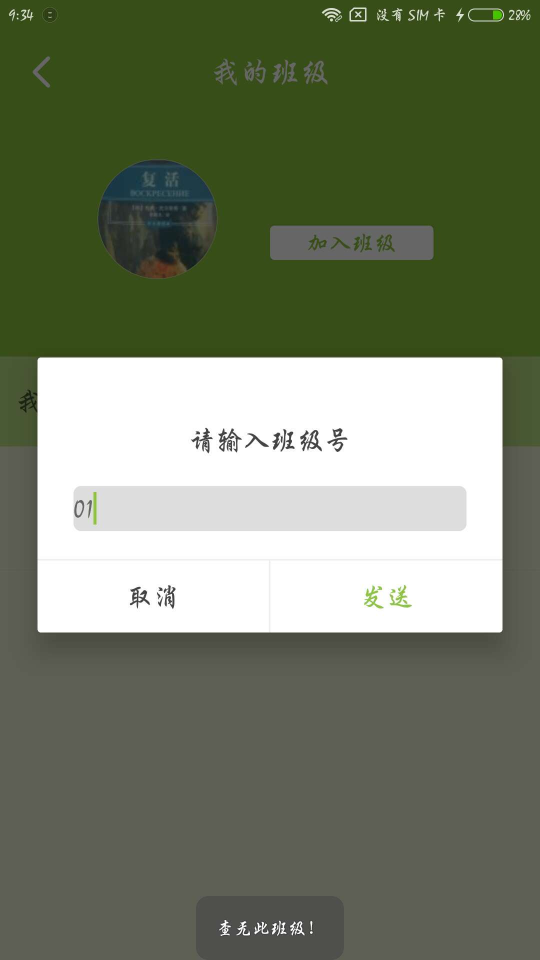
#> input picture data/reports/1/images/1060.jpg, 1080 x 1920 px (shown at 1/2 size)
$ python -i util__img.py   (imports and definitions only)   (older library calls are emulated)
#> lines starting #> are read from the running program, lines starting #| are printed output that depends on the picture
#> further down, picture is the input picture: shape (1920, 1080, 3); mean B, G, R 103.2, 125.9, 117
# -*- coding: utf-8 -*-
import os
import sys
import cv2
import imghdr
import imageio
import numpy as np
from PIL import Image
from skimage.measure import compare_ssim
S_NOW_DIR = os.path.dirname(os.path.abspath(__file__))
sys.path.append(S_NOW_DIR)
from util__base import *

'''
Is numpy matrix all no-zero data in alpha channel
'''
# [13 lines left out: function is_single_alpha, not called in this run]

'''
Convert raw image to small gray image, resize is  n_resize * n_resize
'''
def img_2gray(np_img_raw, run_log=None, b_print=False):
#> called with b_print = False
    if np_img_raw is None:
        s_msg = "input image null"
        run_log and run_log.error(s_msg)
        b_print and print(s_msg)  #在b_print为False的情况下不打印
        return None, -3
    np_img_gray = None # Raw Image is BGR imge, so convert rgb to gray
    if len(np_img_raw.shape) == 3 and np_img_raw.shape[2] == 3:
        np_img_gray = cv2.cvtColor(np_img_raw, cv2.COLOR_BGR2GRAY)
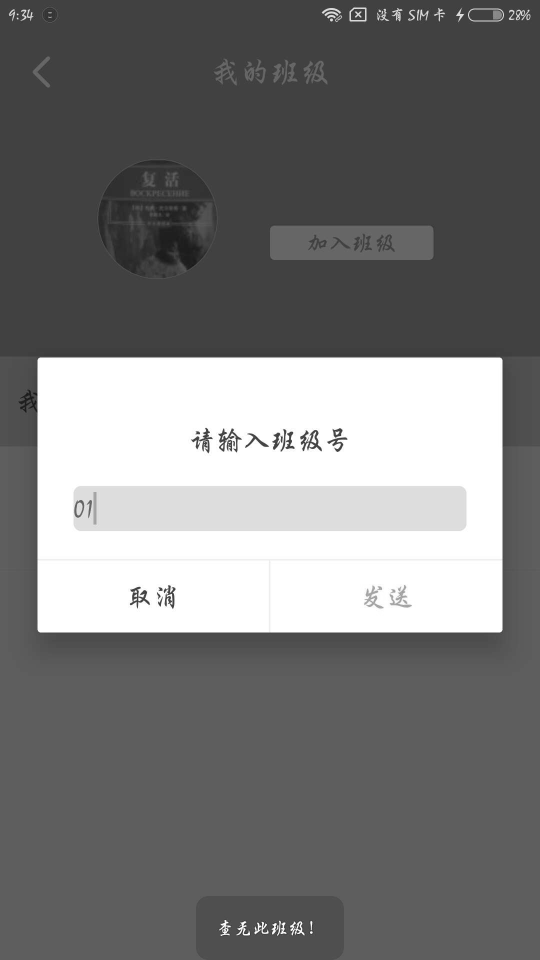
#> np_img_gray: shape (1920, 1080) (shown at 1/2 size); min 16, max 255, mean 120.6
    elif len(np_img_raw.shape) == 3 and np_img_raw.shape[2] == 4: # Raw Image is BGRA imge, it is a different situation to solve
        n_sence = 3
        np_img_gray_choose = np.zeros([np_img_raw.shape[0], np_img_raw.shape[1], n_sence], dtype=np.uint8)

        np_img_gray_choose[:, :, 0] = 255 - np_img_raw[:, :, 3]
        np_img_gray_choose[:, :, 1] = cv2.cvtColor(np_img_raw, cv2.COLOR_BGRA2GRAY)
        np_img_gray_choose[:, :, 2] = cv2.cvtColor(np_img_raw[:, :, 0:3], cv2.COLOR_BGR2GRAY)

        ln_sence_non0_num = [] # Get nonzero element of every resize gray
        for i in range(n_sence):
            ln_sence_non0_num.append(len(np_img_gray_choose[:, :, i].nonzero()[0]))
        if len(set(ln_sence_non0_num)) > 1: # Which image has most nonzero element
            n_max_index = ln_sence_non0_num.index(max(ln_sence_non0_num))
            np_img_gray = np_img_gray_choose[:, :, n_max_index]
        else: # Which image has most different element
            ln_diff_pix_num = []
            for i in range(n_sence):
                ln_diff_pix_num.append(len(np.unique(np_img_gray_choose[:, :, i])))
            n_max_index = ln_diff_pix_num.index(max(ln_diff_pix_num))
            np_img_gray = np_img_gray_choose[:, :, n_max_index]
    elif len(np_img_raw.shape) == 3 and np_img_raw.shape[2] == 1: # Raw Image is gray image
        np_img_gray = np_img_raw[:, :, 0]
    elif len(np_img_raw.shape) == 2:
        np_img_gray = np_img_raw
    return np_img_gray, 0

'''
a image to bgr format
'''
# [31 lines left out: function img_2bgr, not called in this run]

'''
resize a image
'''
# [9 lines left out: function img_resize, not called in this run]

'''
A image is usable image
'''
# [31 lines left out: function is_usable_img, not called in this run]

'''
A image deblank
'''
# [50 lines left out: function img_deblank, not called in this run]

'''
Get all frame form gif
Mode
1             1 bit pixel, black and white, save 8 bit pixel
L             8 bit pixel, black and white
P             8 bit pixel, mapping other mode with using color palette
RGB           3×8 bit pixel, true color
RGBA          4×8位像素，真彩+透明通道
CMYK          4×8位像素，颜色隔离
YCbCr         3×8位像素，彩色视频格式
I             32位整型像素
F             32位浮点型像素
'''
# [25 lines left out: function get_all_frame_from_gif, not called in this run]

'''
get a gif frome each frame image
'''
# [12 lines left out: function gen_gif_from_frames, not called in this run]

'''
Get real format of a image
'''
# [15 lines left out: function get_img_obv_and_true_ext, not called in this run]

'''
Get numpy array from path of image
'''
# [9 lines left out: function read_img, not called in this run]

'''
Write a image with url
'''
# [10 lines left out: function write_img, not called in this run]

'''
Resize a image in window size
'''
# [22 lines left out: function img_resize_win, not called in this run]

'''
A image is right bpg format?
'''
# [21 lines left out: function is_bpg_img, not called in this run]

'''
Get histogram equalization image
'''
# [16 lines left out: function get_histeq_img, not called in this run]

'''
Compute ssim
'''
# [16 lines left out: function get_ssim, not called in this run]

'''
Canny edge detect
'''
def canny_edge_detect(np_img, n_low = 60 , n_high = 180, run_log=None, b_print=False):
    try:
        np_gray, n_ret = img_2gray(np_img)
#> n_ret = 0
        if np_gray is None:
            s_msg = "err in img_2gray"
            run_log and run_log.error(s_msg)
            b_print and print(s_msg)
            return None
        np_detect_edge = cv2.GaussianBlur(np_gray, (3, 3), 0)
        np_detect_edge = cv2.Canny(np_detect_edge, n_low, n_high)
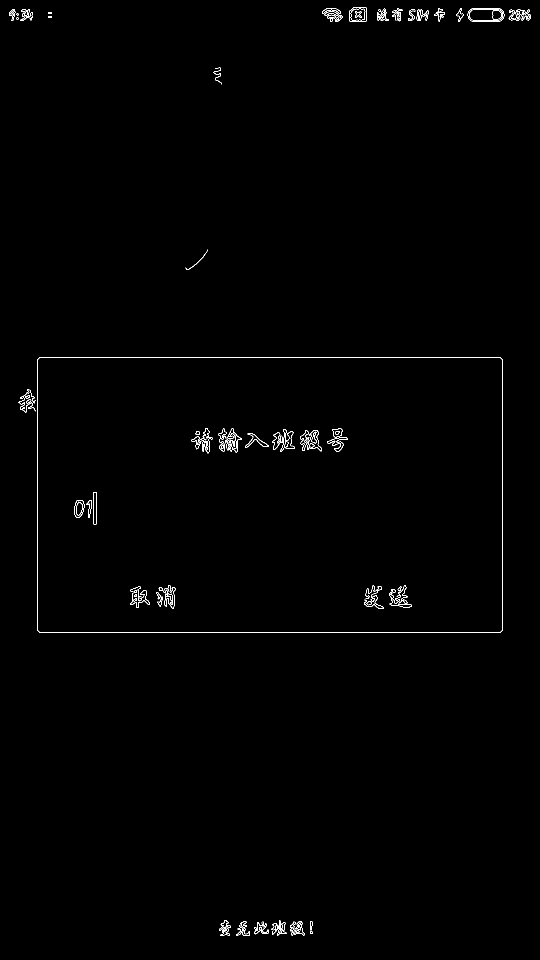
#> np_detect_edge: shape (1920, 1080) (shown at 1/2 size); 0.54% white in thin lines or dots
        np_canny = cv2.bitwise_and(np_img, np_img, mask = np_detect_edge)  # just add some colours to edges from original image.
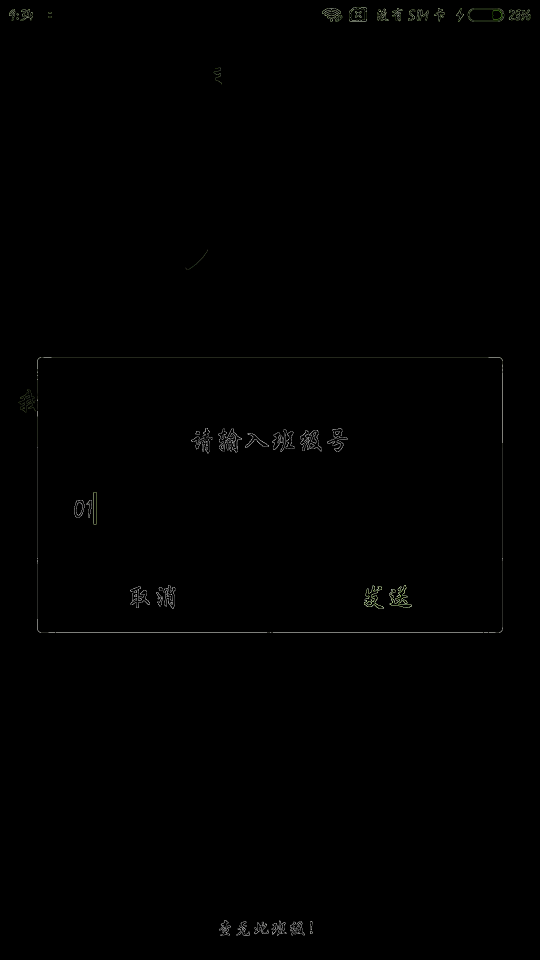
#> np_canny: shape (1920, 1080, 3) (shown at 1/2 size); mean B, G, R 0.7, 0.8, 0.8
        return np_canny
    except Exception as e:
        s_msg = 'err %s' % str(e)
        run_log and run_log.error(s_msg)
        b_print and print(s_msg)
        return None

>>> import cv2
>>> picture = cv2.imread('../../data/reports/1/images/1060.jpg')
>>> result = canny_edge_detect(picture)

$ run again, on data/reports/1/images/1103.jpg
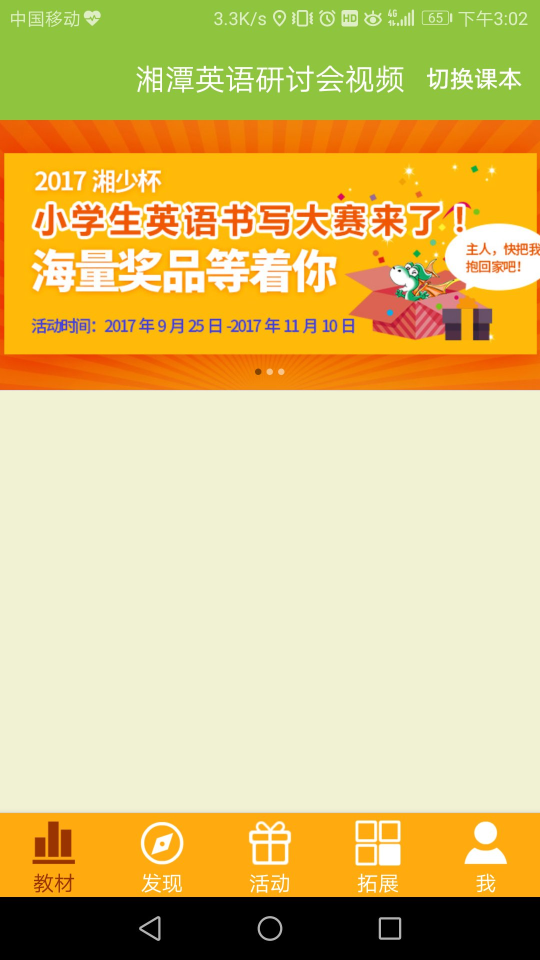
#> input picture data/reports/1/images/1103.jpg, 1080 x 1920 px (shown at 1/2 size)
#> picture is the input picture: shape (1920, 1080, 3); mean B, G, R 119.8, 193.2, 215.4
#> in img_2gray, `np_img_gray = cv2.cvtColor(np_img_raw, cv2.COLOR_BGR2GRAY)`:
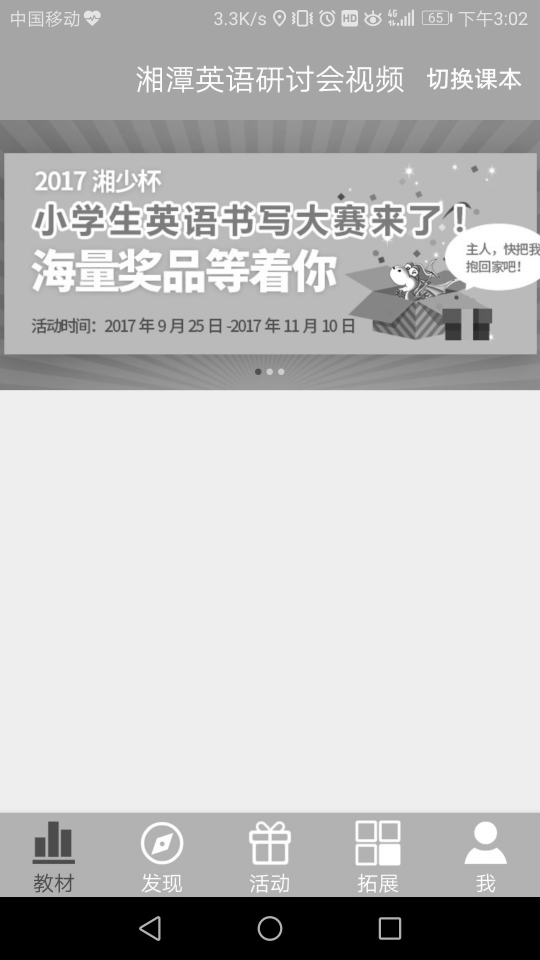
#> np_img_gray: shape (1920, 1080) (shown at 1/2 size); min 0, max 255, mean 191.4
#> n_ret = 0
#> in canny_edge_detect, `np_canny = cv2.bitwise_and(np_img, np_img, mask = np_detect_edge)`:
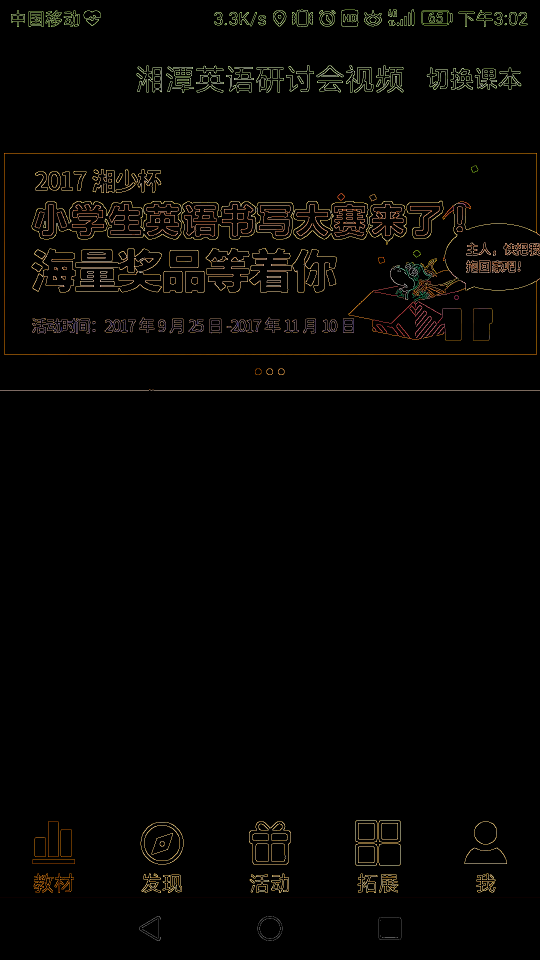
#> np_canny: shape (1920, 1080, 3) (shown at 1/2 size); mean B, G, R 3, 4.5, 5.4

$ run again, on data/reports/1/images/1118.jpg
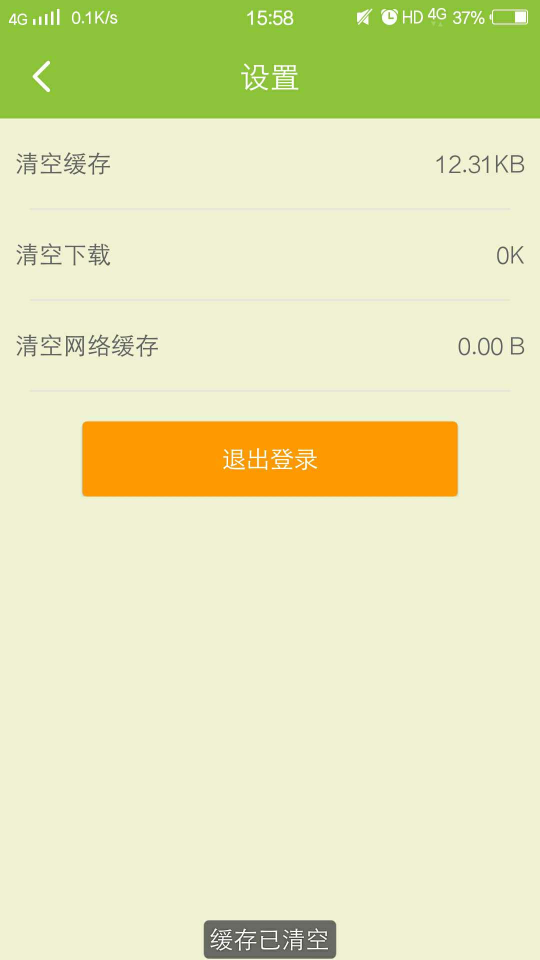
#> input picture data/reports/1/images/1118.jpg, 1080 x 1920 px (shown at 1/2 size)
#> picture is the input picture: shape (1920, 1080, 3); mean B, G, R 180.6, 229.6, 227.8
#> in img_2gray, `np_img_gray = cv2.cvtColor(np_img_raw, cv2.COLOR_BGR2GRAY)`:
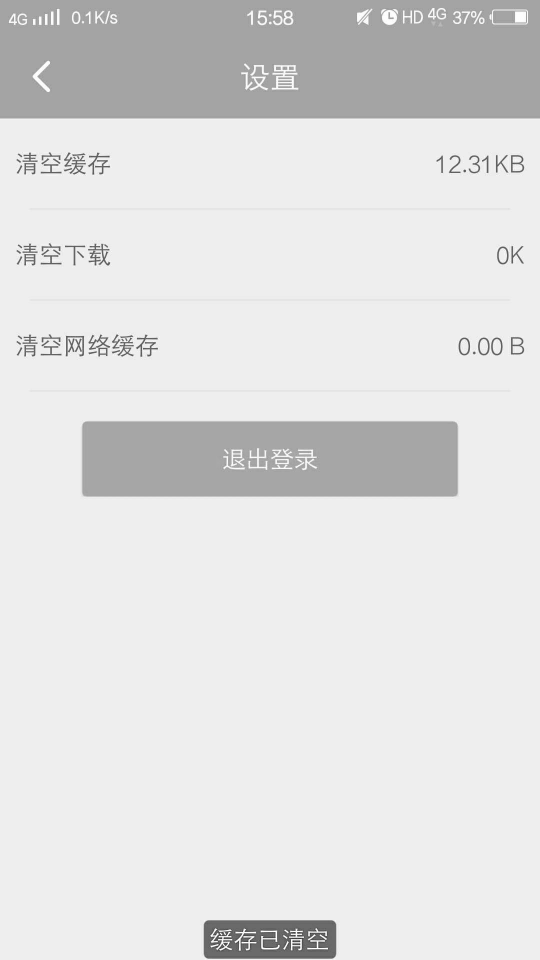
#> np_img_gray: shape (1920, 1080) (shown at 1/2 size); min 27, max 255, mean 223.4
#> n_ret = 0
#> in canny_edge_detect, `np_canny = cv2.bitwise_and(np_img, np_img, mask = np_detect_edge)`:
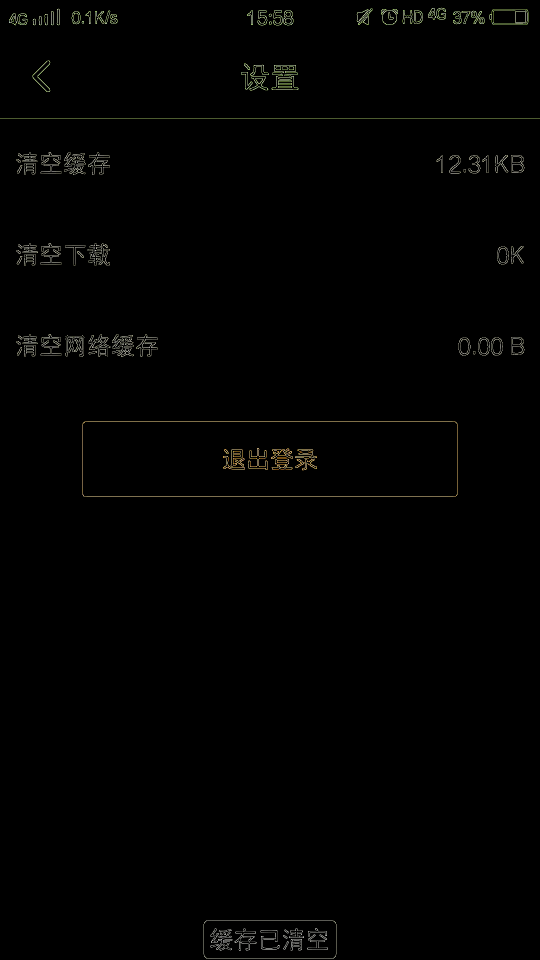
#> np_canny: shape (1920, 1080, 3) (shown at 1/2 size); mean B, G, R 1.5, 1.9, 1.9
